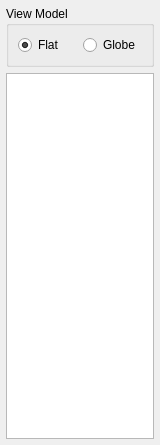
<ui version="4.0" >
 <class>ControlWidget</class>
 <widget class="QWidget" name="ControlWidget" >
  <property name="geometry" >
   <rect>
    <x>0</x>
    <y>0</y>
    <width>160</width>
    <height>445</height>
   </rect>
  </property>
  <property name="minimumSize" >
   <size>
    <width>160</width>
    <height>300</height>
   </size>
  </property>
  <property name="windowTitle" >
   <string>Gaia Controls</string>
  </property>
  <layout class="QVBoxLayout" >
   <property name="spacing" >
    <number>6</number>
   </property>
   <property name="leftMargin" >
    <number>6</number>
   </property>
   <property name="topMargin" >
    <number>6</number>
   </property>
   <property name="rightMargin" >
    <number>6</number>
   </property>
   <property name="bottomMargin" >
    <number>6</number>
   </property>
   <item>
    <widget class="QGroupBox" name="viewmodel_groupbox_" >
     <property name="title" >
      <string>View Model</string>
     </property>
     <layout class="QHBoxLayout" >
      <property name="spacing" >
       <number>6</number>
      </property>
      <property name="leftMargin" >
       <number>9</number>
      </property>
      <property name="topMargin" >
       <number>9</number>
      </property>
      <property name="rightMargin" >
       <number>9</number>
      </property>
      <property name="bottomMargin" >
       <number>9</number>
      </property>
      <item>
       <widget class="QRadioButton" name="flat_earthview_radiobutton_" >
        <property name="text" >
         <string>Flat</string>
        </property>
        <property name="checked" >
         <bool>true</bool>
        </property>
       </widget>
      </item>
      <item>
       <widget class="QRadioButton" name="globe_earthview_radiobutton_" >
        <property name="text" >
         <string>Globe</string>
        </property>
       </widget>
      </item>
     </layout>
    </widget>
   </item>
   <item>
    <widget class="QListView" name="layer_tree_" />
   </item>
  </layout>
 </widget>
 <resources/>
 <connections/>
</ui>
